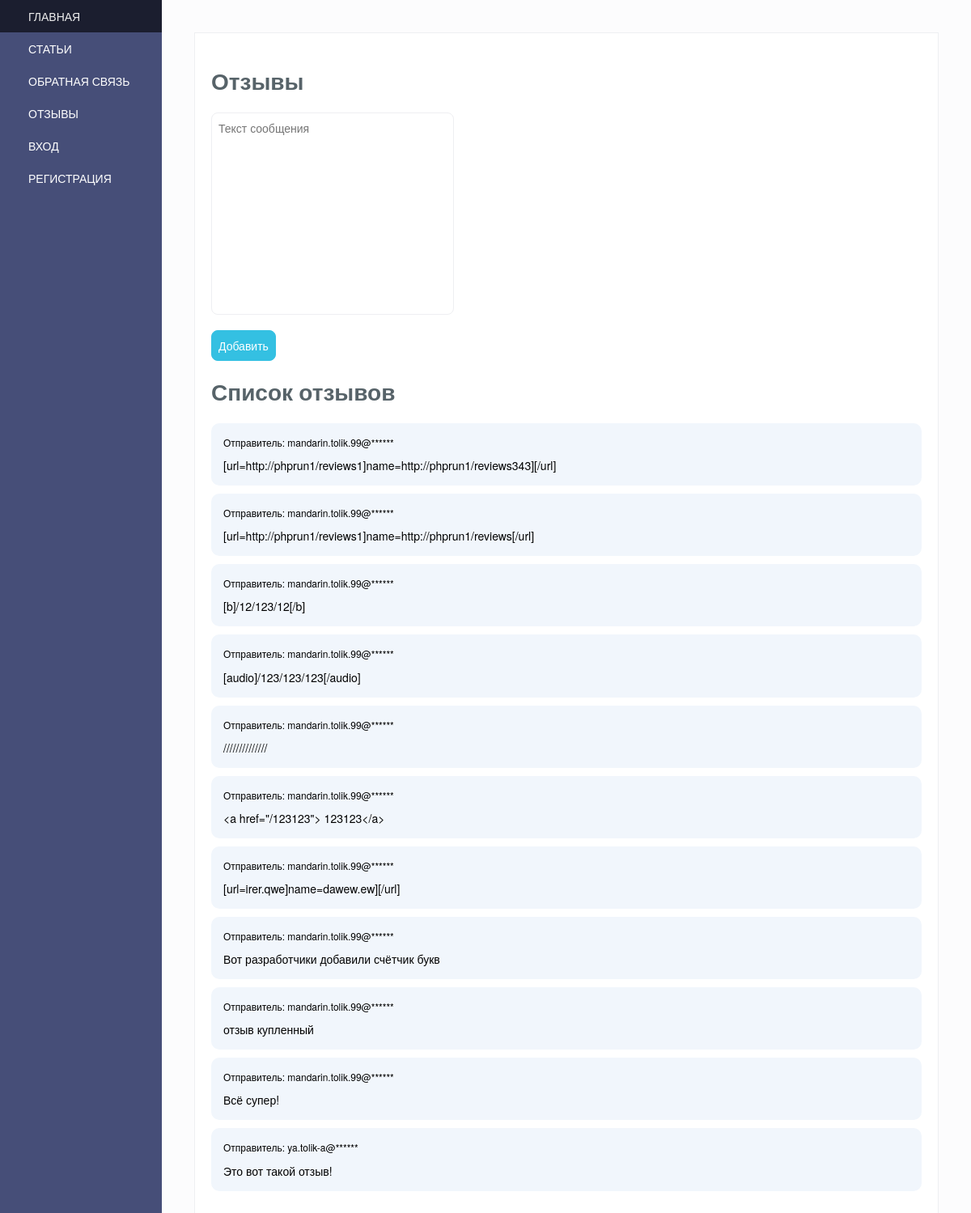
The app's page /reviews with its own data.
### tables this page shows
CREATE TABLE `reviews` (
  `id` int(11) NOT NULL,
  `uid` int(11) NOT NULL,
  `text` text NOT NULL
);

CREATE TABLE `users` (
  `id` int(11) NOT NULL,
  `nickname` varchar(20) NOT NULL,
  `email` text NOT NULL,
  `password` text NOT NULL,
  `protected` int(11) NOT NULL,
  `name` text NOT NULL,
  `sur_name` text NOT NULL,
  `avatar` text NOT NULL,
  `country` text NOT NULL,
  `year_birth` text NOT NULL,
  `group_u` int(1) NOT NULL,
  `reg_date` text NOT NULL
);

### all/reviews.php (the view, shortened to what this page needs)
<? top('Отзывы'); MessageShow();?>
<h1>Отзывы</h1>
<form onsubmit="return false" >
<p><textarea onkeyup="schet('10', '500')" class="cl" placeholder="Текст сообщения" id="subject"></textarea></p>
<p><button onclick="post_query('addreview', 'reviews', 'subject')">Добавить</button> </p>
</form>
<h1>Список отзывов</h1>
<?
$query = mysql_query('SELECT `id`, `text`, `uid` FROM `reviews` ORDER BY `id` DESC');
while ( $row = mysql_fetch_assoc($query) ) {
    $user = mysql_fetch_assoc( mysql_query("SELECT `email`, `id` FROM `users` WHERE `id` = $row[uid]") );
    echo '<div class="reviews">'.(($_SESSION['id'] == $user['id']) ? '<a class="delblog" href="/control/delete/type/reviews/id/'.$row[id].'">x</a>' : '').'<span>Отправитель: '.hideEmail($user['email']).'</span>'.nl2br( htmlspecialchars($row['text']), false).'</div>';
}
bottom() ?>

### index.php (shortened to what this page needs)
<?
if ( $_SERVER['REQUEST_URI'] == '/') {
    $page = "home";
    $module = "home";
}
else {
        $URL_Path = parse_url($_SERVER['REQUEST_URI'], PHP_URL_PATH);
        $URL_Parts = explode('/', trim($URL_Path, ' /'));
        $page = array_shift($URL_Parts);
}
if ( file_exists('all/'.$page.'.php') ) include 'all/'.$page.'.php';
function hideEmail ( $email ) {
    $explode = explode('@', $email);
    return $explode[0].'@******';
}
function top( $title ) {
    echo '<!DOCTYPE html>
<html>
<head>
<meta charset="UTF-8">
<title>'.$title.'</title>
<link rel="stylesheet" href="/assets/style.css">
<link href="https://fonts.googleapis.com/css?family=Open+Sans" rel="stylesheet">
<script
  src="https://code.jquery.com/jquery-1.12.4.js"
></script>
<script src="/assets/scripts.js"></script>
<script src="/assets/libs/Magnific-Popup/jquery.magnific-popup.min.js"></script>
<script src="/assets/imageupload.js"></script>
<script src="/assets/libs/jscroll/jquery.jscroll.min.js" type="text/javascript"></script>
<script src="https://use.fontawesome.com/c40b7447b3.js"></script>
<link rel="stylesheet" href="/assets/libs/Magnific-Popup/magnific-popup.css">
<link rel="stylesheet" href="/assets/libs/bootstrap/css/bootstrap-grid.min.css" />
</head>
<body>
<div class="wrapper">
<div class="menu">
'.(isset($_SESSION["id"]) ? '
    <p>Добро пожаловать <br><span>'.$_SESSION["email"].'</span></p>
    ' : '').'
<a href="/">Главная</a>
<a href="/news">Статьи</a>
<a href="/contact">Обратная связь</a>
<a href="/reviews">Отзывы</a>
 '.(!isset($_SESSION["id"]) ? ' <a href="/login">Вход</a>
<a href="/register">Регистрация</a>' : '').'
 '.(isset($_SESSION["id"]) ? '
    <a href="/user/'.$_SESSION["id"].'">Мой профиль</a>
    <a href="/im">Диалоги</a>
    <a href="/logout">Выход</a>
    ' : '').'
</div>
<div class="content">
<div id="counter"></div>
<div class="block">
';
}
function bottom() {
echo '
</div>
</div>
</div>
</body>
</html>';
}
?>

### assets/style.css (style rules this page uses)
* { margin: 0; padding: 0 }
a { text-decoration: none }
p { margin: 15px 0; }
body, button, input[type=text], input[type=password], h1, h2, textarea { font-family: 'Open Sans', sans-serif; font-size: 16px; }
h1 { color:#576369; font-size: 20px; }
form button { background: #34C0E2; color: #fff !important; border: 1px solid #34C0E2; padding: 8px; border-radius: 8px; }
input[type=text], input[type=password], textarea { padding: 8px; border: 1px solid #EEEFF2; border-radius: 8px; color: #ADB6BA; width: 300px; outline: none; }
textarea { height: 250px; resize: none; }
.wrapper, .content, body, html { height: 100%; }
.wrapper { min-height: 100%; height: auto !important; }
.wrapper { display: flex; }
.content { flex: 1; background: #FCFCFD; }
.block { margin: 40px; padding: 20px; background: #fff; border: 1px solid #EEEFF2; }
.menu { width: 200px; background: #464E78; }
.menu a { display: block; color: #fff; padding: 10px 35px; text-transform: uppercase; }
.reviews { background: #F1F6FC; color: #000; padding: 15px; border-radius: 10px; margin: 10px 0; }
.reviews span { display: block; font-size: 12px; margin-bottom: 10px; }

### records on screen
reviews: uid.email "mandarin.tolik.99@******", text "[url=http://phprun1/reviews1]name=http://phprun1/reviews343][/url]"
reviews: uid.email "mandarin.tolik.99@******", text "[url=http://phprun1/reviews1]name=http://phprun1/reviews[/url]"
reviews: uid.email "mandarin.tolik.99@******", text "[b]/12/123/12[/b]"
reviews: uid.email "mandarin.tolik.99@******", text "[audio]/123/123/123[/audio]"
reviews: uid.email "mandarin.tolik.99@******", text "//////////////"
reviews: uid.email "mandarin.tolik.99@******", text "<a href=\"/123123\"> 123123</a>"
reviews: uid.email "mandarin.tolik.99@******", text "[url=irer.qwe]name=dawew.ew][/url]"
reviews: uid.email "mandarin.tolik.99@******", text "Вот разработчики добавили счётчик букв"
reviews: uid.email "mandarin.tolik.99@******", text "отзыв купленный"
reviews: uid.email "mandarin.tolik.99@******", text "Всё супер!"
reviews: uid.email "ya.tolik-a@******", text "Это вот такой отзыв!"
